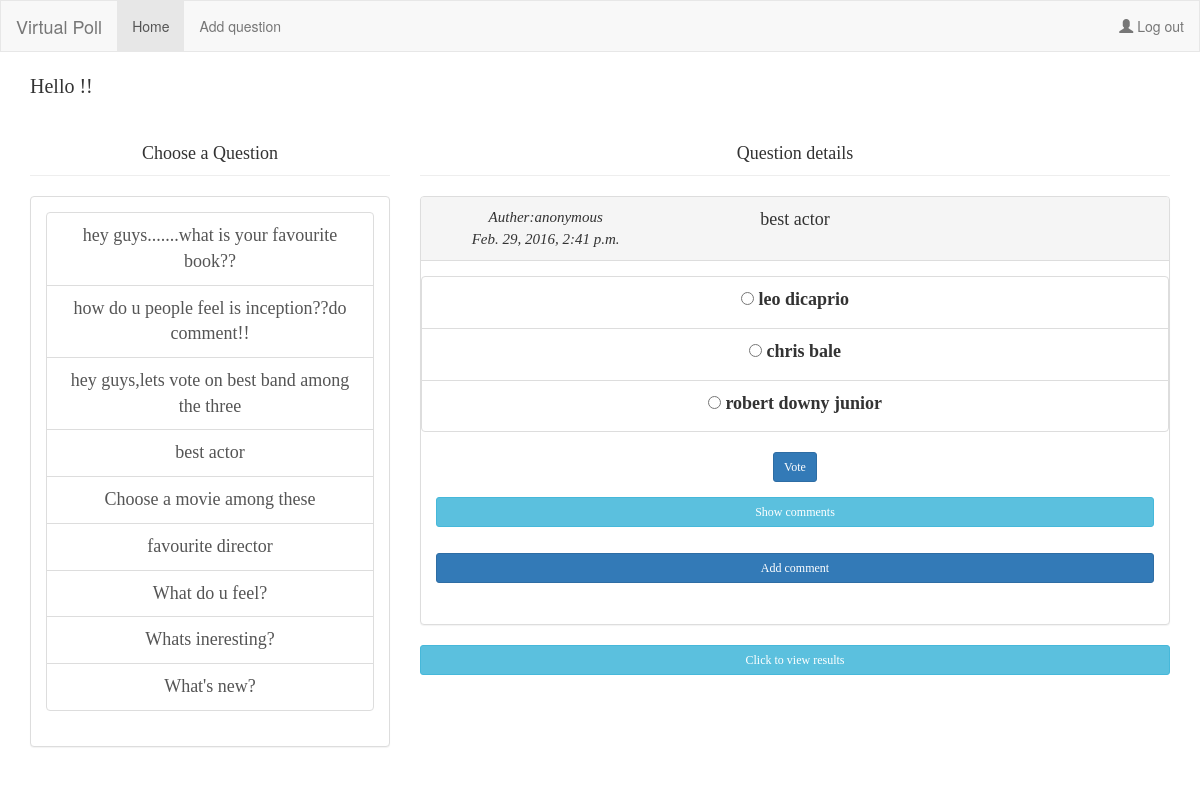
Page /7/ on the committed database.
### polls/models.py (models this page shows, shortened)
class Question(models.Model):
    question_text = models.CharField(max_length=200)
    pub_date = models.DateTimeField('date published')
    username = models.CharField(max_length=200,default="anonymous")
    def was_published_recently(self):
        return self.pub_date >= timezone.now() - datetime.timedelta(days=1)
    was_published_recently.admin_order_field = 'pub_date'
    was_published_recently.boolean = True
    was_published_recently.short_description = 'Published recently?'

class Choice(models.Model):
    question = models.ForeignKey(Question, on_delete=models.CASCADE)
    choice_text = models.CharField(max_length=200)
    votes = models.IntegerField(default=0)

### polls/views.py (the view)
# urls.py: url(r'^(?P<question_id>[0-9]+)/$', views.detail, name='detail'),
def detail(request, question_id):
    latest_question_list = Question.objects.order_by('-pub_date')
    question = get_object_or_404(Question, pk=question_id)
    return render(request, 'polls/index.html', {'f_question': question,'latest_question_list':latest_question_list,'user':request.user})

### polls/templates/polls/index.html (shortened to what this page needs)
{% load staticfiles %}
<!DOCTYPE html>
<html lang="en">
<head>
  <link rel="stylesheet" href="http://maxcdn.bootstrapcdn.com/bootstrap/3.3.6/css/bootstrap.min.css">
</head>
<body id="body">
<nav class="navbar navbar-default">
  <div class="container-fluid">
    <div class="navbar-header">
      <a class="navbar-brand" href="#">Virtual Poll</a>
    </div>
    <ul class="nav navbar-nav">
      <li class="active"><a href="#">Home</a></li>
      <li><a href="{% url 'polls:add_question' %}">Add question</a></li>
    </ul>
    <ul class="nav navbar-nav navbar-right">
      <li><a href="{% url 'polls:logout' %}"><span class="glyphicon glyphicon-user"></span> Log out</a></li>
    </ul>
  </div>
</nav>
<div class="container">
<div id="user_info">
	Hello {{ user.username }}!!
</div>
 <div class="row">
          <div class="col-sm-4">
            <div class="page-header" id='col-header'>
              Choose a Question
            </div>
            <div id="col-body" id="scrollablebody">
            		<div class='panel panel-default'>
            			<div class='panel-body'>
		              		{% if latest_question_list %}
			    				<div class='list-group'>
				    				{% for question in latest_question_list %}
				        				<a href="{% url 'polls:detail' question.id %}" class='list-group-item'>{{ question.question_text }}</a>
				    				{% endfor %}
				    			</div>
				  					{% else %}
				    					<p>No polls are available.</p>
				  					{% endif %}
				  		</div>
			  		</div>
          </div>
          </div>
          <div class="col-sm-8">
            <div class="page-header" id="col-header">
              Question details
            </div>
            <div id="col-body">
            		<div class='panel panel-default'>
            			<div class='panel-heading'>
            				<div class="row">
            					<div class='col-sm-4'>
            						<div class="col-body">
            							<div id="q_authordetails">
            								Auther:{{ f_question.username }}
            								{{ f_question.pub_date }}
            							</div>
            						</div>
            					</div>
            					<div class='col-sm-4'>
            						<div class="col-body">
            								{{ f_question.question_text }}
            						</div>
            					</div>
            				</div>
            			</div>
            			<div class='panel-body' id="panel-body">
		              				<form action="{% url 'polls:vote' f_question.id %}" method="post" class='form-horizontal' role="form">
		              				<div class="form-group">
										<div class="list-group">
										{% for choice in f_question.choice_set.all %}
											<li class="list-group-item">
										    <input type="radio" name="choice" id="choice{{ forloop.counter }}" value="{{ choice.id }}" />
										    <label for="choice{{ forloop.counter }}" >{{ choice.choice_text }} </label>
										    </li>
										{% endfor %}
										</div>
										<input type="submit" value="Vote" class="btn btn-primary btn-sm" />
										</div>
									</form>
									<button data-toggle="collapse" data-target="#showcomments" class="btn btn-info btn-block btn-sm"> Show comments</button>
									<button data-toggle="collapse" data-target="#form-comment" class="btn btn-primary btn-block btn-sm"> Add comment</button>
				  		</div>
			  		</div>
				<button data-toggle='collapse' data-target='#results' class="btn btn-info btn-block btn-sm"> Click to view results</button>
          </div>
            </div>
</div>
</div>
</body>
</html>

### polls/templates/polls/index.html (style rules this page uses)
.navbar { border-radius: 0; }
#col-header { font-family:verdana; font-size:18px; font-style:bold; text-align: center; }
#col-body { font-family: verdana; font-size: 18px; text-align: center; }
#user_info { font-size:20px; font-family:verdana; }
#body { margin-bottom: 400px; }
#q_authordetails { font-size: 15px; font-family: verdana; font-style: italic; }

### rows in the picture
Question: question_text "hey guys.......what is your favourite book??"
Question: question_text "how do u people feel is inception??do comment!!"
Question: question_text "hey guys,lets vote on best band among the three"
Question: question_text "best actor", username "anonymous", pub_date "Feb. 29, 2016, 2:41 p.m."
Question: question_text "Choose a movie among these"
Question: question_text "favourite director"
Question: question_text "What do u feel?"
Question: question_text "Whats ineresting?"
Question: question_text "What's new?"
Choice: choice_text "leo dicaprio"
Choice: choice_text "chris bale"
Choice: choice_text "robert downy junior"
